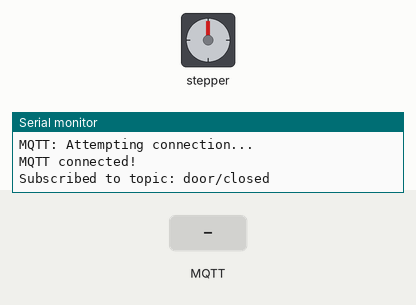
Bench run of a sketch on a simulated ESP32. On the bench: stepper motor, the last lines printed to the serial monitor. The test bench sets the inputs (shaded band). WiFi joins after 1.5 s; servers stay silent unless stated; no MQTT or app messages arrive unless stated; stepper angles assume 2048 steps per turn.

Above: at 2.7 s.
2.8 s: MQTT message "1" arrives on the first subscribed topic
At 2.96 s:
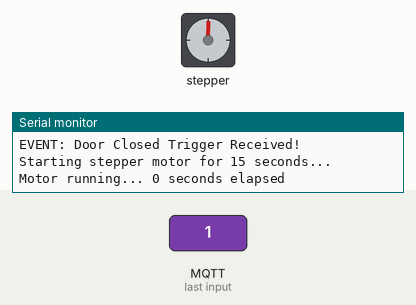
At 3.57 s:
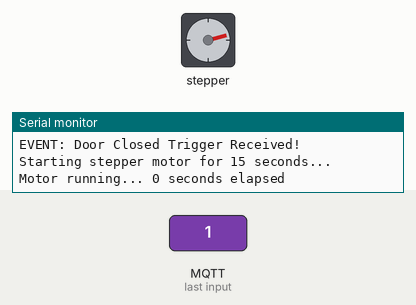
5.8 s: MQTT message "door/closed" arrives on the first subscribed topic
At 7.22 s:
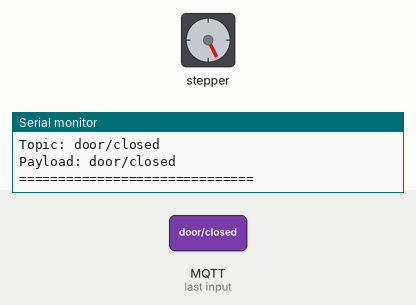
8.8 s: MQTT message "on" arrives on the first subscribed topic
Timing chart, 0 to 15.8 s (numbered marks = the images above; inputs shaded):
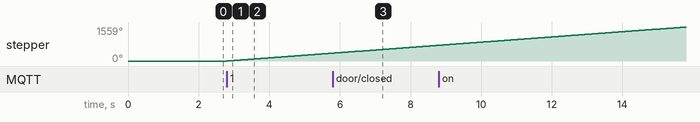

The sketch:

stepper_motor_mqtt_subscribe.ino
```cpp
#include <WiFi.h>
#include <PubSubClient.h>
#include <Stepper.h>

// ===========================
// WiFi Credentials
// ===========================
const char* ssid = "RakshetaiPhone";
const char* password = "rakshetaK";

// ===========================
// MQTT Broker
// ===========================
const char* mqtt_server = "broker.hivemq.com"; //change based on the server

WiFiClient espClient;
PubSubClient client(espClient);

// ===========================
// Stepper Motor Settings (ULN2003)
// ===========================
const int stepsPerRevolution = 2048;

// ULN2003 connections
#define IN1 17
#define IN2 18
#define IN3 21
#define IN4 22

Stepper myStepper(stepsPerRevolution, IN1, IN3, IN2, IN4);

// Motor timing
bool motorRunning = false;
unsigned long motorStartTime = 0;
const unsigned long MOTOR_RUN_TIME = 15000; // 15 seconds

// ===========================
// WiFi Setup
// ===========================
void setup_wifi() {
  Serial.println();
  Serial.print("Connecting to WiFi: ");
  Serial.println(ssid);

  WiFi.begin(ssid, password);

  int dots = 0;
  while (WiFi.status() != WL_CONNECTED) {
    delay(500);
    Serial.print(".");
    dots++;
    if (dots % 10 == 0) Serial.print(" still connecting...");
  }

  Serial.println("\nWiFi connected!");
  Serial.print("ESP32 IP: ");
  Serial.println(WiFi.localIP());
}

// ===========================
// MQTT Callback
// ===========================
void callback(char* topic, byte* payload, unsigned int length) {
  Serial.println("\n=== MQTT MESSAGE RECEIVED ===");
  Serial.print("Topic: ");
  Serial.println(topic);

  String msg;
  for (int i = 0; i < length; i++) msg += (char)payload[i];

  Serial.print("Payload: ");
  Serial.println(msg);
  Serial.println("==============================");

  // When ultrasonic triggers door closed
  if (String(topic) == "door/closed" && msg == "1") {
    Serial.println("EVENT: Door Closed Trigger Received!");
    Serial.println("Starting stepper motor for 15 seconds...");
    motorRunning = true;
    motorStartTime = millis();
  }
}

// ===========================
// MQTT Reconnect
// ===========================
void reconnect() {
  while (!client.connected()) {
    Serial.println("\nMQTT: Attempting connection...");

    if (client.connect("ESP32_Stepper")) {
      Serial.println("MQTT connected!");
      client.subscribe("door/closed");
      Serial.println("Subscribed to topic: door/closed");
    } else {
      Serial.print("MQTT connection failed (rc=");
      Serial.print(client.state());
      Serial.println("). Retrying in 5 seconds...");
      delay(5000);
    }
  }
}

// ===========================
// Setup
// ===========================
void setup() {
  Serial.begin(115200);
  Serial.println("\n=== ESP32 STEPPER MQTT SUBSCRIBER STARTING ===");

  myStepper.setSpeed(20); // 5 RPM, safe for ULN2003
  Serial.println("Stepper motor initialized.");

  setup_wifi();
  client.setServer(mqtt_server, 1883);
  client.setCallback(callback);

  Serial.println("Setup complete.\n");
}

// ===========================
// Loop
// ===========================
void loop() {
  if (!client.connected()) reconnect();
  client.loop();

  if (motorRunning) {
    unsigned long elapsed = millis() - motorStartTime;

    // Print motor status every second
    if (elapsed % 1000 < 50) {
      Serial.print("Motor running... ");
      Serial.print(elapsed / 1000);
      Serial.println(" seconds elapsed");
    }

    if (elapsed < MOTOR_RUN_TIME) {
      myStepper.step(1000);  // smooth stepping
    } else {
      motorRunning = false;
      Serial.println("Stepper motor STOPPED. Completed full 15-second run.");
    }
  }
}
```

Measured:
- after the input at 2.8 s, stepper: keeps turning clockwise at about 121°/s, starting at once
